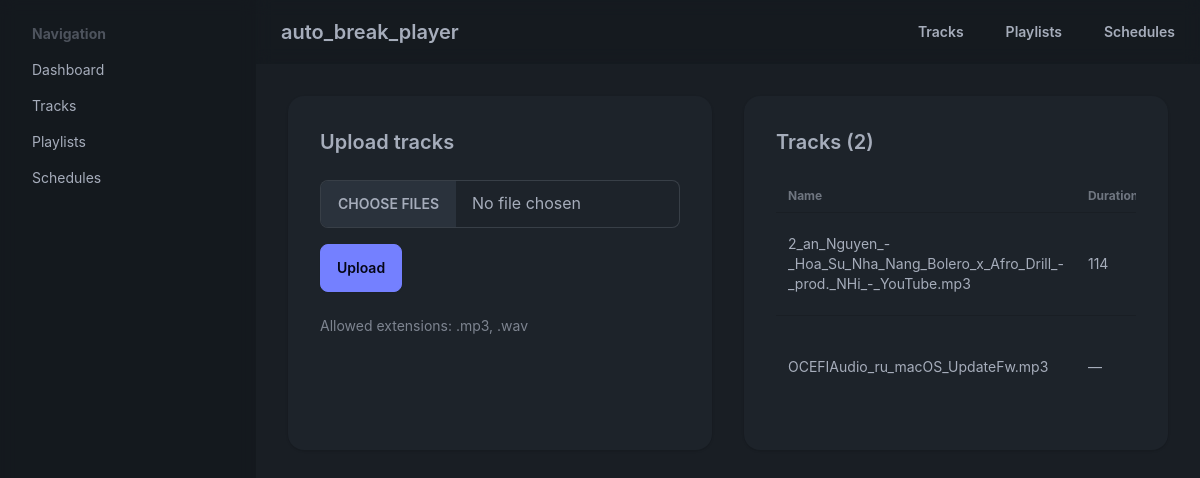
Screenshot of /upload with the database file from the repository.
### models.py (models this page shows)
class Base(DeclarativeBase):
    pass

class Track(Base):
    __tablename__ = "tracks"
    id: Mapped[int] = mapped_column(Integer, primary_key=True)
    orig_filename: Mapped[str] = mapped_column(String(255), nullable=False)
    stored_filename: Mapped[str] = mapped_column(String(255), nullable=False, unique=True)
    content_type: Mapped[str] = mapped_column(String(100), nullable=False)
    duration_sec: Mapped[Optional[int]] = mapped_column(Integer)
    uploaded_at: Mapped[dt.datetime] = mapped_column(DateTime, default=func.now(), nullable=False)
    playlist_entries: Mapped[Iterable["PlaylistTrack"]] = relationship("PlaylistTrack", back_populates="track", cascade="all,delete")

### app.py (the view, shortened to what this page needs)
@app.route("/upload", methods=["GET", "POST"])
def upload() -> str | Response:
    session = get_session()
    tracks = session.scalars(select(Track)).all()
    return render_template("tracks.html", tracks=tracks, config=config)

### app.py (called while the page is built)
def get_session():
    from flask import g
    if "db" not in g:
        g.db = SessionLocal()
    return g.db

@app.teardown_appcontext
def shutdown_session(exception=None):  # pragma: no cover - cleanup
    from flask import g
    session = g.pop("db", None)
    if session is not None:
        session.close()

@app.before_request
def ensure_state():  # pragma: no cover - trivial
    session = get_session()
    ensure_state_row(session)

### models.py (called while the page is built)
def ensure_state_row(session: Session) -> State:
    state = session.get(State, 1)
    if not state:
        state = State(id=1)
        session.add(state)
        session.commit()
    return state

### templates/tracks.html (shortened to what this page needs)
{% extends "layout.html" %}
{% block content %}
<div class="grid gap-8 lg:grid-cols-2">
  <div class="card bg-base-100 shadow">
    <div class="card-body space-y-4">
      <h2 class="card-title">Upload tracks</h2>
      <form method="post" enctype="multipart/form-data" class="space-y-4">
        <input type="file" name="files" multiple class="file-input file-input-bordered w-full" />
        <button class="btn btn-primary" type="submit">Upload</button>
      </form>
      <p class="text-sm opacity-70">Allowed extensions: {{ config.allowed_extensions | join(', ') }}</p>
    </div>
  </div>
  <div class="card bg-base-100 shadow">
    <div class="card-body">
      <h2 class="card-title">Tracks ({{ tracks|length }})</h2>
      <div class="overflow-x-auto mt-4">
        <table class="table table-sm">
          <thead>
            <tr>
              <th>Name</th>
              <th>Duration</th>
            </tr>
          </thead>
          <tbody>
            {% for track in tracks %}
              <tr>
                <td>{{ track.orig_filename }}</td>
                <td>{{ track.duration_sec or '—' }}</td>
              </tr>
            {% else %}
              <tr>
                <td colspan="4" class="text-center opacity-70">No tracks uploaded yet.</td>
              </tr>
            {% endfor %}
          </tbody>
        </table>
      </div>
    </div>
  </div>
</div>
{% endblock %}

### templates/layout.html (shortened to what this page needs)
<!DOCTYPE html>
<html lang="en" data-theme="dark">
  <head>
    <link
      rel="stylesheet"
      href="https://cdn.jsdelivr.net/npm/daisyui@4.12.10/dist/full.min.css"
    />
    <script src="https://cdn.tailwindcss.com"></script>
    <link rel="stylesheet" href="https://rsms.me/inter/inter.css" />
  </head>
  <body class="bg-base-200 text-base-content min-h-screen">
    <div class="drawer md:drawer-open">
      <div class="drawer-content flex flex-col">
        <div class="navbar bg-base-300/80 backdrop-blur sticky top-0 z-20">
          <div class="flex-1">
            <a href="{{ url_for('index') }}" class="btn btn-ghost normal-case text-xl">auto_break_player</a>
          </div>
          <div class="flex-none space-x-2">
            <a href="{{ url_for('upload') }}" class="btn btn-ghost">Tracks</a>
            <a href="{{ url_for('playlists') }}" class="btn btn-ghost">Playlists</a>
            <a href="{{ url_for('schedules_view') }}" class="btn btn-ghost">Schedules</a>
          </div>
        </div>
        <main class="flex-1 p-4 md:p-8">
          {% block content %}{% endblock %}
        </main>
      </div>
      <div class="drawer-side">
        <ul class="menu p-4 w-64 min-h-full bg-base-300/90 backdrop-blur">
          <li class="menu-title">Navigation</li>
          <li><a href="{{ url_for('index') }}">Dashboard</a></li>
          <li><a href="{{ url_for('upload') }}">Tracks</a></li>
          <li><a href="{{ url_for('playlists') }}">Playlists</a></li>
          <li><a href="{{ url_for('schedules_view') }}">Schedules</a></li>
        </ul>
      </div>
    </div>
  </body>
</html>

### templates/layout.html (style rules this page uses)
body { font-family: "Inter", sans-serif; }

### rows the page displays
Track: orig_filename "2_an_Nguyen_-_Hoa_Su_Nha_Nang_Bolero_x_Afro_Drill_-_prod._NHi_-_YouTube.mp3", duration_sec "114"
Track: orig_filename "OCEFIAudio_ru_macOS_UpdateFw.mp3", duration_sec "—"

### other values shown
{{ config.allowed_extensions | join(', ') }} ".mp3, .wav"
{{ tracks|length }} "2"
